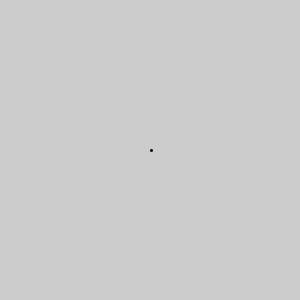
Frame 1 (no input)
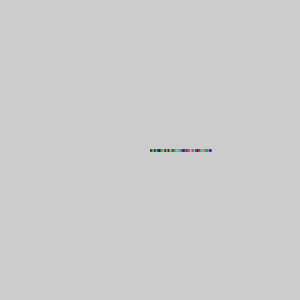
Frame 60 (the mouse pressed at the canvas centre just before this capture)
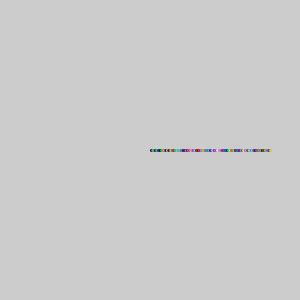
Frame 120 (the mouse held since frame 60 and released just before this capture)

The Processing sketch that drew these frames (run headless with seeded random() and noise(); from frame 60 on, the mouse is pressed at the canvas centre):

// Processing sketch: Himar
// ── Himar.pde
float x = 0;
float y = 0;

// 0: omhoog
// 1:naar rechts
// 2:omlaag
// 3: naar links
int richting = 1;

void setup()
{
  size(300, 300);
  x = width / 2;
  y = height / 2;
  strokeWeight(3);
}

void draw()
{
  if (keyPressed)
  { 
    if (key == 'w') richting = 0;
    if (key == 'd') richting = 1;
    if (key == 's') richting = 2;
    if (key == 'a') richting = 3;
  }
  {
    if (richting == 0) y = y - 1;
    if (richting == 1) x = x + 1;
    if (richting == 2) y = y + 1;  
    if (richting == 3) x = x - 1;
    if (x > width) x = 0;
    if (y < 0) y = height;
    if (x < 0) x = width;
    if (y > height) y = 0;
    point(x, y);
    stroke(random(256), random(255), random(255));
  }
}
